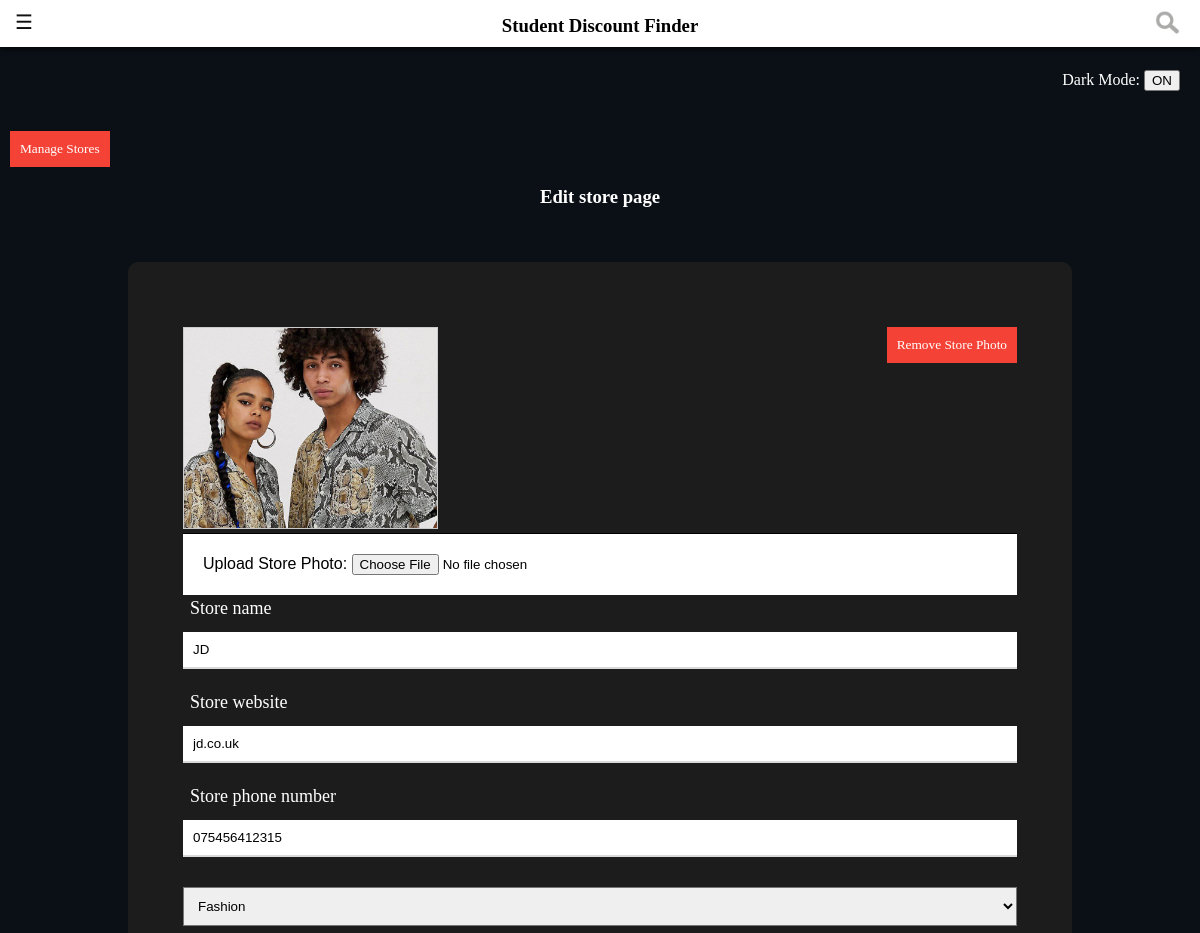
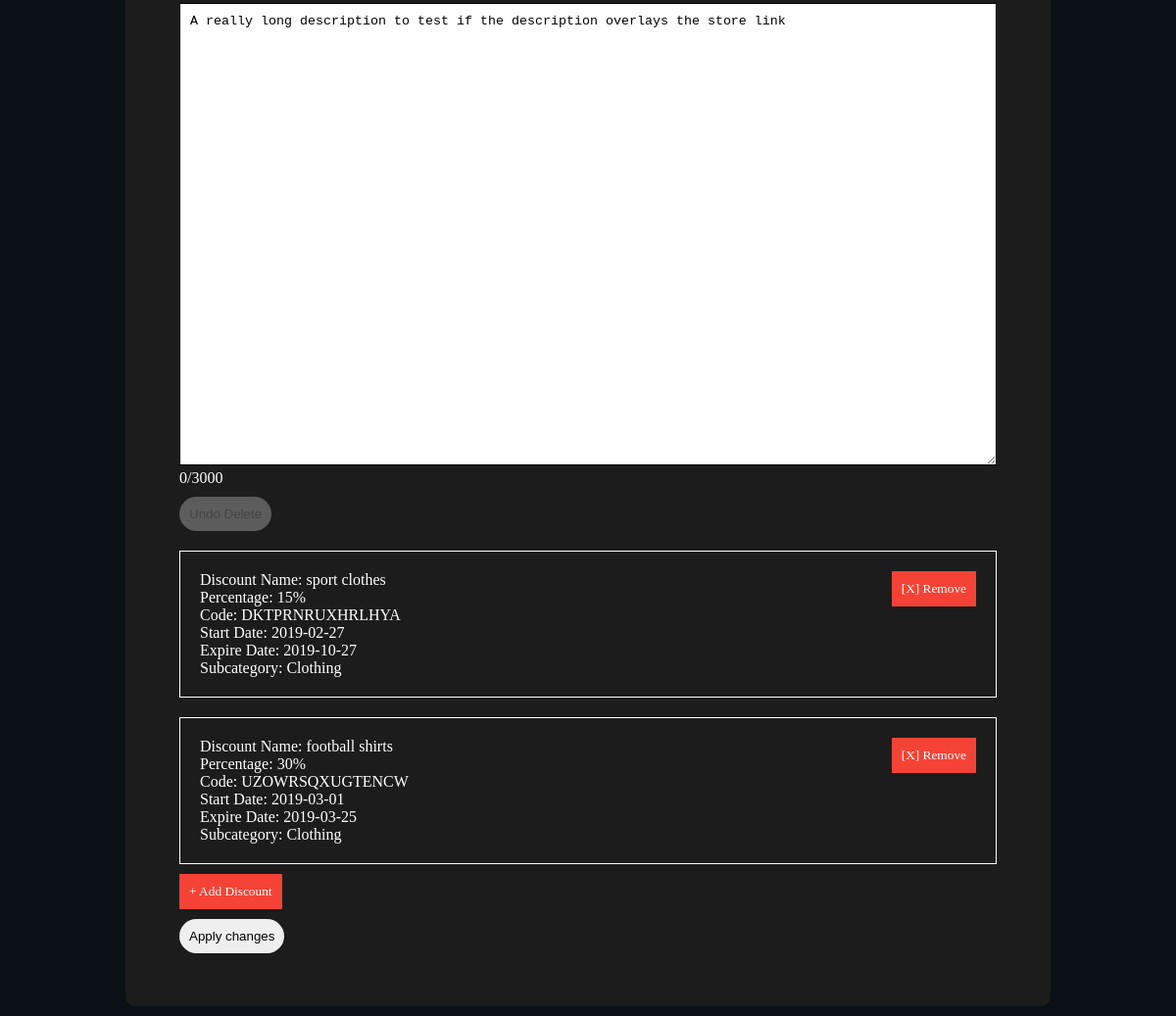
Page /sdf/modifystore.php?id=1 (signed in) on the committed database (2 pictures, top to bottom).
### tables this page shows
CREATE TABLE `store` (
  `storeid` int(11) NOT NULL,
  `name` varchar(20) NOT NULL,
  `description` varchar(3000) DEFAULT NULL,
  `category` varchar(40) NOT NULL,
  `website` varchar(80) NOT NULL,
  `phone` varchar(16) NOT NULL,
  `likes` int(11) NOT NULL DEFAULT '0',
  `dislikes` int(11) NOT NULL DEFAULT '0',
  `location` blob,
  `photos` blob,
  `storememberID` int(11) NOT NULL
);

CREATE TABLE `discount` (
  `discountid` int(11) NOT NULL,
  `percent` decimal(10,0) NOT NULL,
  `name` varchar(80) NOT NULL,
  `code` varchar(120) DEFAULT NULL,
  `expire_date` date NOT NULL,
  `start_date` date NOT NULL,
  `subcategory` varchar(80) NOT NULL,
  `storeid` int(11) NOT NULL
);

### sdf/_helper.php (called while the page is built, shortened)
<?php
function getQueryResult($query, $conn)
{
  return $conn->query($query);
}
function SqlResultToArray($query, $conn)
{
  $result = getQueryResult($query,$conn);
  $arr = array();
  while($row = $result->fetch_assoc())
  {
    array_push($arr,$row);
  }
  return $arr;
}
?>

### sdf/classes/_registereduser.php (called while the page is built, shortened)
<?php
  class registereduser
  {
    function __construct($userid = null)
    {
      if($userid != null)
      {
        $conn = createSqlConn();
        $this->reguser = SqlResultToArray('select * from registereduser where userid='.$userid,$conn);
      }
    }
  }
?>

### sdf/classes/_student.php (called while the page is built, shortened)
<?php
  class student extends registereduser
  {
    function __construct($userid)
    {
      parent::__construct($userid);
    }
  }
?>

### sdf/_updateUserSession.php (called while the page is built, shortened)
<?php
  if(isset($_SESSION['student']))
  {
    $_SESSION['student'] = serialize(new student(unserialize($_SESSION['student'])->getUserId()));
  }elseif (isset($_SESSION['storemember'])) {
    $_SESSION['storemember'] = serialize(new storemember(unserialize($_SESSION['storemember'])->getUserId()));
  }
?>

### sdf/_importPhp.php (called while the page is built, shortened)
<?php
include 'classes/_registereduser.php';
include 'classes/_student.php';
include 'classes/_storemember.php';
include 'classes/_store.php';
include 'classes/_discount.php';
include '_helper.php';
include '_updateUserSession.php';
?>

### sdf/classes/_store.php (called while the page is built, shortened)
<?php
  class store
  {
    private $storePage;
    function __construct($storeid)
    {
      $conn = createSqlConn();
      $this->storePage = SqlResultToArray('select * from store where storeid='.$storeid,$conn);
    }
    public function isNull()
    {
      return $this->storePage == null;
    }
    public function getStoreId()
    {
      if(!$this->isNull())
      {
        return $this->storePage[0]['storeid'];
      }
    }
    public function getName()
    {
      if(!$this->isNull())
      {
        return $this->storePage[0]['name'];
      }
    }
    public function getDescription()
    {
      if(!$this->isNull())
      {
        return $this->storePage[0]['description'];
      }
    }
    public function getCategory()
    {
      if(!$this->isNull())
      {
        return $this->storePage[0]['category'];
      }
    }
    public function getWebsite()
    {
      if(!$this->isNull())
      {
        return $this->storePage[0]['website'];
      }
    }
    public function getPhone()
    {
      if(!$this->isNull())
      {
        return $this->storePage[0]['phone'];
      }
    }
    public function getDiscounts()
    {
      if(!$this->isNull())
      {
        $conn = createSqlConn();
        $q1 = "select discountid from discount where storeid='".$this->getStoreId()."' AND discount.expire_date > '".date('Y-m-d')."'";
        $discountRows = SqlResultToArray($q1, $conn);
        $discounts = array();
        foreach ($discountRows as $key => $value) {
          $newD = new discount($value['discountid']);
          if(!$newD->isDiscountExpired())
          {
            array_push($discounts,$newD);
          }
        }
        return $discounts;
      }
    }
  }
?>

### sdf/classes/_discount.php (called while the page is built, shortened)
<?php
  class discount
  {
    private $d_;
    function __construct($discountid)
    {
      $conn = createSqlConn();
      $this->d_ = SqlResultToArray('select * from discount where discountid='.$discountid,$conn);
    }
    public function isNull() {
      return $this->d_ == null;
    }
    public function getDiscountId() {
      if(!$this->isNull()){
        return $this->d_[0]['discountid'];
      }
    }
    public function getPercent() {
      if(!$this->isNull()){
        return $this->d_[0]['percent'];
      }
    }
    public function getName() {
      if(!$this->isNull()){
        return $this->d_[0]['name'];
      }
    }
    public function getCode() {
      if(!$this->isNull()){
        return $this->d_[0]['code'];
      }
    }
    public function getExpireDate() {
      if(!$this->isNull()){
        return $this->d_[0]['expire_date'];
      }
    }
    public function getStartDate() {
      if(!$this->isNull()){
        return $this->d_[0]['start_date'];
      }
    }
    public function getSubCategory() {
      if(!$this->isNull()){
        return $this->d_[0]['subcategory'];
      }
    }
    public function isDiscountExpired() {
      $expire = $this->getExpireDate();
      $expire = new DateTime($expire);
      $today = new DateTime(date('Y-m-d'));
      $daysLeft = $today->diff($expire);
      return ((int) $daysLeft->format('%R%a')) <= 0;
    }
  }
?>

### sdf/modifystore.php (the view, shortened to what this page needs)
<!DOCTYPE html>
<html lang="en">
  <head>
    <?php include '_importPhp.php';include '_importStyle.php'; ?>
  </head>
  <body>
    <?php
      function displayStorePhoto() {
        $store = null;
        if(isset($_GET['id']) and $_GET['id'] != null)
        {
          $store = new store($_GET['id']);
        }
        if(!is_dir('stores/'.$store->getStoreId().'/'))
        {
          return 'icons/store.jpg';
        }else {
          return 'stores/'.$store->getStoreId().'/store.jpg';
        }
      }
    ?>
    <div id="container">
      <?php
      include '_fixedHeaderAndSideBar.php'
       ?>
      <div id="contentContainer">
        <div id="content">
          <div>
            <a class="linkBtn" href="managestores.php">Manage Stores</a>
          </div>
          <?php
          if(isset($_GET['id']) and $_GET['id'] != null)
          {
            $store = new store($_GET['id']);
            if(!$store->isNull())
            {
          ?>
          <h3 style="text-align: center;">Edit store page</h3>
          <div id="formContentContainer">
            <div id="formContentEditStore">
              <form id="modifystoreForm" enctype="multipart/form-data">
                <a class="linkBtn" id="removeStorePhotoBtn" style="padding:5;float:right;margin:0" href="javascript:ToggleRemoveStorePhoto()">Remove Store Photo</a>
                <div>
                  <img class="storePhoto" id="StorePhotoLink" src="<?php echo displayStorePhoto() ?>" alt="">
                </div>
                <div style="font-family:arial;color:black;background-color:white;padding:20px;border-style:solid;border-width:thin;border-left:0;border-right:0;border-bottom:0;">
                  Upload Store Photo:
                  <input type="file" name="store_image" onchange="previewPhoto()" id="store_image">
                </div>
                <div class="inputWrap">
                  <span class="inputLabel">Store name</span>
                  <input type="text" id="storename" name="input_store_name" placeholder="* Store name" value="<?php echo $store->getName() ?>">
                </div>
                <div class="inputWrap">
                  <span class="inputLabel">Store website</span>
                  <input type="text" name="input_store_website" placeholder="Website" value="<?php echo $store->getWebsite() ?>">
                </div>
                <div class="inputWrap">
                  <span class="inputLabel">Store phone number</span>
                  <input type="text" name="input_store_phone" placeholder="Phone No." value="<?php echo $store->getPhone() ?>">
                </div>
                <select name="input_store_category" style="border-style:solid; border-width:thin">
                  <?php
                    $conn = createSqlConn();
                    $categ = SqlResultToArray("select * from category",$conn);
                    foreach ($categ as $key => $value) {
                      if($value['category_name'] == $store->getCategory())
                      {
                        echo '<option value="'.$value['category_name'].'" selected>'.$value['category_name'].'</option>';
                      }else {
                        echo '<option value="'.$value['category_name'].'">'.$value['category_name'].'</option>';
                      }
                    }
                  ?>
                </select>
                <textarea style="border-style:solid; border-width:thin; border-color:black" id="store_description" rows="30" name="input_store_descr" placeholder="Store Description" maxlength="3000" oninput="countDescriptionChar()"><?php echo $store->getDescription() ?></textarea>
                <div>
                  <span id="descrCharcount">0/3000</span>
                </div>
                <div>
                  <input type="button" id="undoRemoveDiscountBtn" onclick="UndoRemoveFromDiscount()" value="Undo Delete" disabled="true">
                </div>
                <div id="storeDiscounts">
                  <?php
                    $discounts = $store->getDiscounts();
                    foreach ($discounts as $key => $value) {
                      echo '<div id="discount'.$value->getDiscountId().'" style="padding:20px;border-style:solid; border-width:thin; margin-top:20px">';
                      echo '<div style="float:right">';
                      echo '<a href="javascript:void(0)" style="margin-top:0" class="linkBtn" onclick="removeFromDiscount(this)" id="removeDiscount'.$value->getDiscountId().'">[X] Remove</a>';
                      echo '</div>';
                      echo 'Discount Name: '.$value->getName().'</br>';
                      echo 'Percentage: '.$value->getPercent().'%</br>';
                      echo 'Code: '.$value->getCode().'</br>';
                      echo 'Start Date: '.$value->getStartDate().'</br>';
                      echo 'Expire Date: '.$value->getExpireDate().'</br>';
                      echo 'Subcategory: '.$value->getSubCategory().'</br>';
                      echo '</div>';
                    }
                  ?>
                </div>
                <div>
                  <a href="javascript:void(0)" onclick="addDiscountFields()" class="linkBtn">+ Add Discount</a>
                </div>
                <input type="button" name="modify" value="Apply changes" onclick="modifyStoreFrm()">
              </form>
            </div>
          </div>
          <?php
              }else {
                echo 'No page found';
              }
            }else {
              echo 'No page found';
            }
          ?>
        </div>
      </div>
    </div>
  </body>
</html>

### sdf/css/dark_style.css (style rules this page uses)
html,#container { margin: 0; padding: 0; }
body { margin: 0; padding: 0; background-color: rgb(10, 16, 22); color: white; font-family: 'myriad-pro'; }
* { box-sizing: border-box }
#container { box-sizing: border-box; }
#content { box-sizing: border-box; border-style: none; border-width: thin; }
#contentContainer { transition: margin-left .5s; padding: 10px; box-sizing: border-box; }
input[type=text],input[type=date],input[type=password],select { font-size: 10pt; padding: 10px; box-sizing: border-box; width: 100%; margin-top: 10px; }
input[type=submit],input[type=button] { font-size: 10pt; padding: 10px; box-sizing: border-box; border-radius: 25px; margin-top: 10px; }
#formContent, #formContentAccount, #formContentAddStore, #formContentEditStore { padding-left: 55px; padding-right: 55px; padding-top: 65px; padding-bottom: 54px; background-color: rgb(28, 28, 28); border-radius: 10px; overflow: hidden; }
#formContentContainer, #formContentContainerAccount { width: 100%; padding-top: 3%; display: flex; flex-wrap: wrap; justify-content: center; align-items: center; }
#formContentAccount,#formContentAddStore, #formContentEditStore { width: 80%; margin: 0 auto; }
.inputWrap { width: 100%; position: relative; border-bottom: 2px solid #d9d9d9; margin-bottom: 20px; }
.inputLabel { font-size: 18px; color: white; line-height: 1.5; padding-left: 7px; }
input { outline: none; border: none; }
textarea { outline: none; border: none; }
.linkBtn:link, .linkBtn:visited { background-color: #f44336; color: white; text-align: center; text-decoration: none; display: inline-block; font-size: 10pt; padding: 10px; margin-top: 10px; }
textarea { font-size: 10pt; padding: 10px; box-sizing: border-box; width: 100%; margin-top: 10px; resize:vertical; }

### sdf/modifystore.php (style rules this page uses)
.storePhoto { border-style: solid; border-width: 0.5px; border-color: #ccc; object-fit: cover; }
#StorePhotoLink { width: 255px; height: 202px; }

### rows in the picture
store: input_store_name "JD", input_store_website "jd.co.uk", input_store_phone "075456412315", input_store_descr "A really long description to test if the description overlays the store link"
discount: name "sport clothes", percent "15", code "DKTPRNRUXHRLHYA", start_date "2019-02-27", expire_date "2019-10-27", subcategory "Clothing"
discount: name "football shirts", percent "30", code "UZOWRSQXUGTENCW", start_date "2019-03-01", expire_date "2019-03-25", subcategory "Clothing"

### other values in the picture
form field input_store_category "Fashion"
